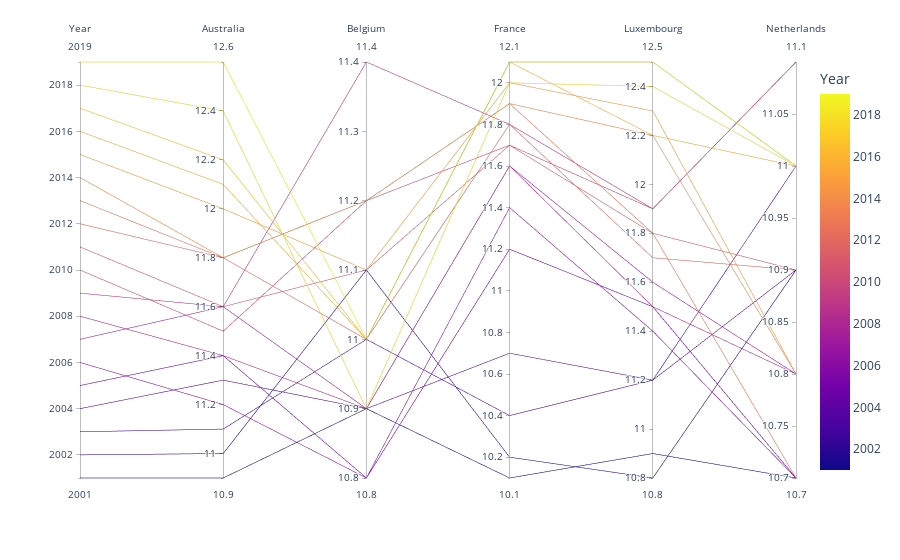

Write notebook code for a chart like this one.
### Code cell
def highest_minimum_wage():
    """Top 5 countries with highest minimum wage."""
    highest_minimum_wage_df = minimum_wage_df.copy()
    highest_minimum_wage_df.dropna(inplace=True)
    highest_minimum_wage_df.reset_index(inplace=True)
    highest_minimum_wage_df.drop(columns = ['Country'], inplace=True)
    highest_minimum_wage_df.rename(columns = {'Unnamed: 0':'Year'}, inplace=True)
    highest_minimum_wage_df.index = highest_minimum_wage_df.Year
    highest_minimum_wage_df.drop(columns=['Year'], inplace=True)
    highest_minimum_wage_df.index = pd.to_datetime(highest_minimum_wage_df.index)
    highest_minimum_wage_df.index = highest_minimum_wage_df.index.year
   
    highest_minimum_wage_df['Germany'].replace(
        '..', highest_minimum_wage_df
        .loc[2015:2019, 'Germany']
        .astype(float)
        .mean(), 
        inplace=True
    )
    highest_minimum_wage_df['Japan'].replace(
        '..', highest_minimum_wage_df
        .loc[2001:2018, 'Japan']
        .astype(float)
        .mean(), 
        inplace=True
    )  
    
    highest_minimum_wage_parallel = highest_minimum_wage_df[['Australia','Belgium','France','Luxembourg','Netherlands']]
    highest_minimum_wage_parallel.reset_index(inplace=True);
    
    highest_minimum_wage = px.parallel_coordinates(
        highest_minimum_wage_parallel, 
        color='Year'
    )
    return highest_minimum_wage

highest_minimum_wage()

### Figure 1 — Plotly figure (JSON) as saved in the notebook; plotly's stock layout.template omitted (floating-point values rounded to 4 significant figures)
{"data": [{"dimensions": [{"label": "Year", "values": [2001, 2002, 2003, 2004, 2005, 2006, 2007, 2008, 2009, 2010, 2011, 2012, 2013, 2014, 2015, 2016, 2017, 2018, 2019]}, {"label": "Australia", "values": [10.9, 11, 11.1, 11.3, 11.4, 11.2, 11.6, 11.4, 11.6, 11.5, 11.6, 11.8, 11.8, 11.8, 12, 12.1, 12.2, 12.4, 12.6]}, {"label": "Belgium", "values": [10.9, 11.1, 11, 10.9, 10.8, 10.8, 10.9, 10.9, 11.4, 11.2, 11.1, 11, 11.2, 11.2, 11.1, 11, 11, 10.9, 11]}, {"label": "France", "values": [10.1, 10.2, 10.4, 10.7, 11.2, 11.4, 11.6, 11.6, 11.8, 11.7, 11.7, 11.8, 11.9, 11.9, 12, 12.1, 12.1, 12, 12.1]}, {"label": "Luxembourg", "values": [10.9, 10.8, 11.2, 11.2, 11.5, 11.4, 11.6, 11.5, 11.9, 11.9, 11.8, 11.7, 11.8, 12.2, 12.3, 12.2, 12.5, 12.4, 12.5]}, {"label": "Netherlands", "values": [10.7, 10.9, 11, 10.9, 10.7, 10.7, 10.8, 10.8, 11.1, 11.1, 10.9, 10.9, 10.7, 10.8, 10.8, 11, 11, 11, 11]}], "domain": {"x": [0, 1], "y": [0, 1]}, "line": {"color": [2001, 2002, 2003, 2004, 2005, 2006, 2007, 2008, 2009, 2010, 2011, 2012, 2013, 2014, 2015, 2016, 2017, 2018, 2019], "coloraxis": "coloraxis"}, "name": "", "type": "parcoords"}], "layout": {"autosize": true, "coloraxis": {"colorbar": {"title": {"text": "Year"}}, "colorscale": [[0, "#0d0887"], [0.1111, "#46039f"], [0.2222, "#7201a8"], [0.3333, "#9c179e"], [0.4444, "#bd3786"], [0.5556, "#d8576b"], [0.6667, "#ed7953"], [0.7778, "#fb9f3a"], [0.8889, "#fdca26"], [1, "#f0f921"]]}, "legend": {"tracegroupgap": 0}, "margin": {"t": 60}}}
